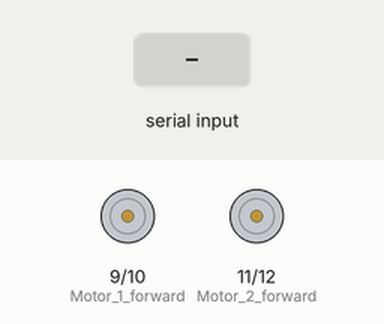
A sketch run on a simulated Arduino Uno, built with avr-gcc and run on an emulated ATmega328P. Shown: motor-driver pin pairs drawn as motors (green arrow = first pin HIGH = forward, orange = second pin HIGH = backward, longer = more drive). The inputs (shaded band) are chosen by the test bench.

Above: at 1.2 s.
1.3 s: "F" received over Serial
At 1.8 s:
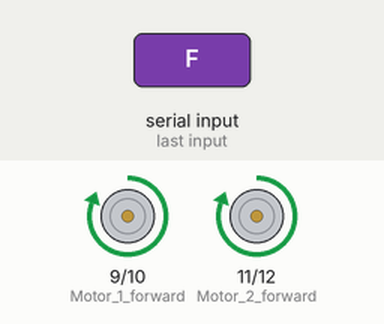
2.8 s: "B" received over Serial
At 4.0 s:
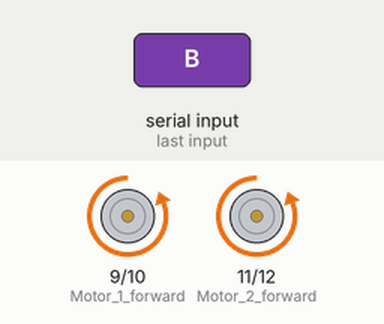
4.3 s: "L" received over Serial
At 5.3 s:
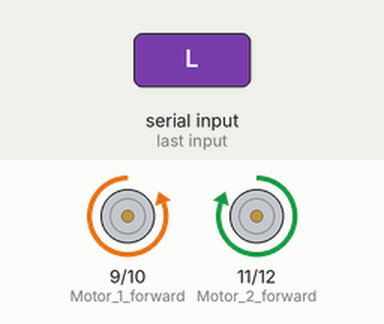
5.8 s: "R" received over Serial
At 6.4 s:
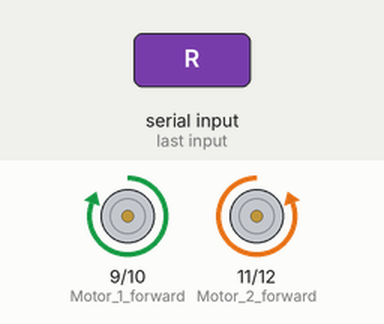
7.3 s: "S" received over Serial
At 7.6 s:
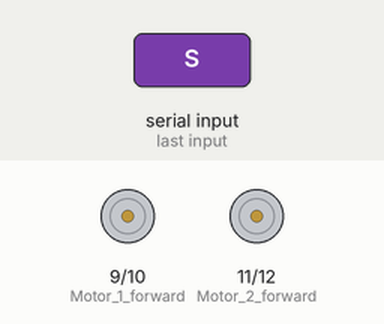
Timing chart, 0 to 9.8 s (numbered marks = the images above; inputs shaded):
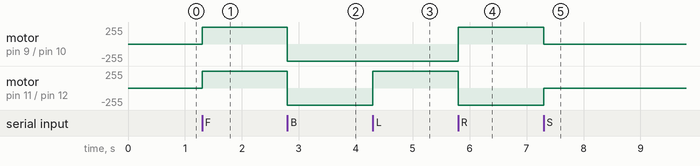

The sketch:

bluetooth_car.ino
```cpp
// Bluetooth Controlled Car Code for Arduino Uno
char command;

void setup() {
  Serial.begin(9600);
  pinMode(9, OUTPUT);  // Motor 1 forward
  pinMode(10, OUTPUT); // Motor 1 backward
  pinMode(11, OUTPUT); // Motor 2 forward
  pinMode(12, OUTPUT); // Motor 2 backward
}

void loop() {
  if (Serial.available()) {
    command = Serial.read();
    stop();
    if (command == 'F') forward();
    else if (command == 'B') backward();
    else if (command == 'L') left();
    else if (command == 'R') right();
    else if (command == 'S') stop();
  }
}

void forward() {
  digitalWrite(9, HIGH);
  digitalWrite(10, LOW);
  digitalWrite(11, HIGH);
  digitalWrite(12, LOW);
}

void backward() {
  digitalWrite(9, LOW);
  digitalWrite(10, HIGH);
  digitalWrite(11, LOW);
  digitalWrite(12, HIGH);
}

void left() {
  digitalWrite(9, LOW);
  digitalWrite(10, HIGH);
  digitalWrite(11, HIGH);
  digitalWrite(12, LOW);
}

void right() {
  digitalWrite(9, HIGH);
  digitalWrite(10, LOW);
  digitalWrite(11, LOW);
  digitalWrite(12, HIGH);
}

void stop() {
  digitalWrite(9, LOW);
  digitalWrite(10, LOW);
  digitalWrite(11, LOW);
  digitalWrite(12, LOW);
}
```

Measured:
- after the input at 1.3 s, motor on pin 9 (Motor_1_forward) / pin 10 (Motor_1_backward), motor on pin 11 (Motor_2_forward) / pin 12 (Motor_2_backward): stopped → forward 255/255 at once
- after the input at 2.8 s, motor on pin 9 (Motor_1_forward) / pin 10 (Motor_1_backward), motor on pin 11 (Motor_2_forward) / pin 12 (Motor_2_backward): forward 255/255 → backward 255/255 at once
- after the input at 4.3 s, motor on pin 11 (Motor_2_forward) / pin 12 (Motor_2_backward): backward 255/255 → forward 255/255 at once
- after the input at 5.8 s, motor on pin 9 (Motor_1_forward) / pin 10 (Motor_1_backward): backward 255/255 → forward 255/255 at once; motor on pin 11 (Motor_2_forward) / pin 12 (Motor_2_backward): forward 255/255 → backward 255/255 at once
- after the input at 7.3 s, motor on pin 9 (Motor_1_forward) / pin 10 (Motor_1_backward): forward 255/255 → stopped at once; motor on pin 11 (Motor_2_forward) / pin 12 (Motor_2_backward): backward 255/255 → stopped at once
